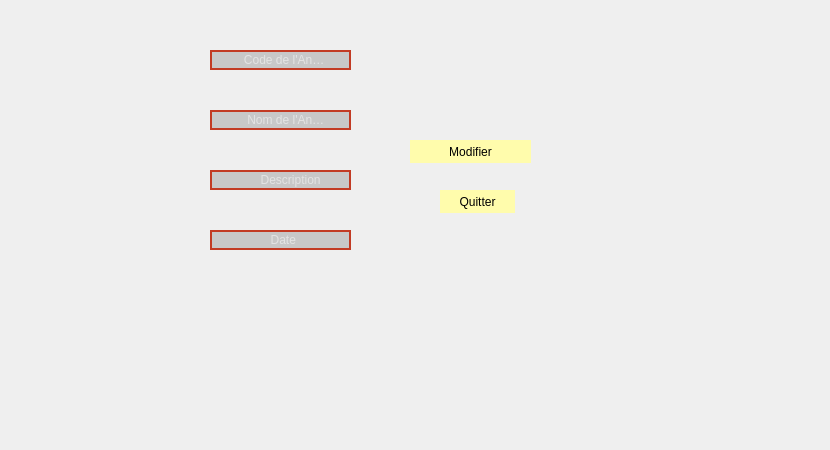
        <widget class="QWidget" name="tab_18">
         <attribute name="title">
          <string>Modifier une Annonce</string>
         </attribute>
         <widget class="QLineEdit" name="datean_4">
          <property name="geometry">
           <rect>
            <x>210</x>
            <y>230</y>
            <width>141</width>
            <height>20</height>
           </rect>
          </property>
          <property name="styleSheet">
           <string notr="true"> QLineEdit
{
border:2px solid rgb(194, 59, 36);
border-radius:20px;
color:#FFF;
padding-left :20px;
padding-right :20px;
background-color:rgb(200, 200, 200);

}
QLineEdit:hover
{
border: 2px solid rgb(0,0,0);
background-color:rgb(115, 115, 115) ;
}
QLineEdit:focus
{
border:2px solid rgb(0,0,0);
background-color: rgb(121, 121, 121);
}</string>
          </property>
          <property name="placeholderText">
           <string>           Date </string>
          </property>
         </widget>
         <widget class="QLabel" name="label_36">
          <property name="geometry">
           <rect>
            <x>40</x>
            <y>30</y>
            <width>101</width>
            <height>20</height>
           </rect>
          </property>
          <property name="text">
           <string/>
          </property>
         </widget>
         <widget class="QLineEdit" name="noman_4">
          <property name="geometry">
           <rect>
            <x>210</x>
            <y>110</y>
            <width>141</width>
            <height>20</height>
           </rect>
          </property>
          <property name="styleSheet">
           <string notr="true"> QLineEdit
{
border:2px solid rgb(194, 59, 36);
border-radius:20px;
color:#FFF;
padding-left :20px;
padding-right :20px;
background-color:rgb(200, 200, 200);

}
QLineEdit:hover
{
border: 2px solid rgb(0,0,0);
background-color:rgb(115, 115, 115) ;
}
QLineEdit:focus
{
border:2px solid rgb(0,0,0);
background-color: rgb(121, 121, 121);
}</string>
          </property>
          <property name="placeholderText">
           <string>    Nom de l'Annonce</string>
          </property>
         </widget>
         <widget class="QLineEdit" name="descriptionan_4">
          <property name="geometry">
           <rect>
            <x>210</x>
            <y>170</y>
            <width>141</width>
            <height>20</height>
           </rect>
          </property>
          <property name="styleSheet">
           <string notr="true"> QLineEdit
{
border:2px solid rgb(194, 59, 36);
border-radius:20px;
color:#FFF;
padding-left :20px;
padding-right :20px;
background-color:rgb(200, 200, 200);

}
QLineEdit:hover
{
border: 2px solid rgb(0,0,0);
background-color:rgb(115, 115, 115) ;
}
QLineEdit:focus
{
border:2px solid rgb(0,0,0);
background-color: rgb(121, 121, 121);
}</string>
          </property>
          <property name="placeholderText">
           <string>        Description</string>
          </property>
         </widget>
         <widget class="QLabel" name="label_37">
          <property name="geometry">
           <rect>
            <x>40</x>
            <y>90</y>
            <width>101</width>
            <height>16</height>
           </rect>
          </property>
          <property name="text">
           <string/>
          </property>
         </widget>
         <widget class="QLineEdit" name="codean_3">
          <property name="geometry">
           <rect>
            <x>210</x>
            <y>50</y>
            <width>141</width>
            <height>20</height>
           </rect>
          </property>
          <property name="styleSheet">
           <string notr="true"> QLineEdit
{
border:2px solid rgb(194, 59, 36);
border-radius:20px;
color:#FFF;
padding-left :20px;
padding-right :20px;
background-color:rgb(200, 200, 200);

}
QLineEdit:hover
{
border: 2px solid rgb(0,0,0);
background-color:rgb(115, 115, 115) ;
}
QLineEdit:focus
{
border:2px solid rgb(0,0,0);
background-color: rgb(121, 121, 121);
}</string>
          </property>
          <property name="placeholderText">
           <string>   Code de l'Annonce</string>
          </property>
         </widget>
         <widget class="QLabel" name="label_38">
          <property name="geometry">
           <rect>
            <x>40</x>
            <y>140</y>
            <width>91</width>
            <height>20</height>
           </rect>
          </property>
          <property name="text">
           <string/>
          </property>
         </widget>
         <widget class="QPushButton" name="pb_modifier_an_2">
          <property name="geometry">
           <rect>
            <x>410</x>
            <y>140</y>
            <width>121</width>
            <height>23</height>
           </rect>
          </property>
          <property name="styleSheet">
           <string notr="true">QPushButton
{
background-color:rgb(255, 252, 172);
border-radius:15px;}
QPushButton:hover
{
color:#333;
background:#49ebff;
background:rgb(200, 200, 200);
}</string>
          </property>
          <property name="text">
           <string>Modifier</string>
          </property>
         </widget>
         <widget class="QPushButton" name="pushButton_13">
          <property name="geometry">
           <rect>
            <x>440</x>
            <y>190</y>
            <width>75</width>
            <height>23</height>
           </rect>
          </property>
          <property name="styleSheet">
           <string notr="true">QPushButton
{
background-color:rgb(255, 252, 172);
border-radius:15px;}
QPushButton:hover
{
color:#333;
background:#49ebff;
background:rgb(200, 200, 200);
}</string>
          </property>
          <property name="text">
           <string>Quitter</string>
          </property>
         </widget>
         <widget class="QLabel" name="label_60">
          <property name="geometry">
           <rect>
            <x>700</x>
            <y>330</y>
            <width>121</width>
            <height>111</height>
           </rect>
          </property>
          <property name="styleSheet">
           <string notr="true">image: url(:/128600931_1102401160197019_8051103514919619627_n.png);</string>
          </property>
          <property name="text">
           <string/>
          </property>
          <property name="pixmap">
           <pixmap>../../Downloads/128600931_1102401160197019_8051103514919619627_n.png</pixmap>
          </property>
          <property name="scaledContents">
           <bool>true</bool>
          </property>
          <property name="wordWrap">
           <bool>false</bool>
          </property>
          <property name="openExternalLinks">
           <bool>false</bool>
          </property>
         </widget>
        </widget>
